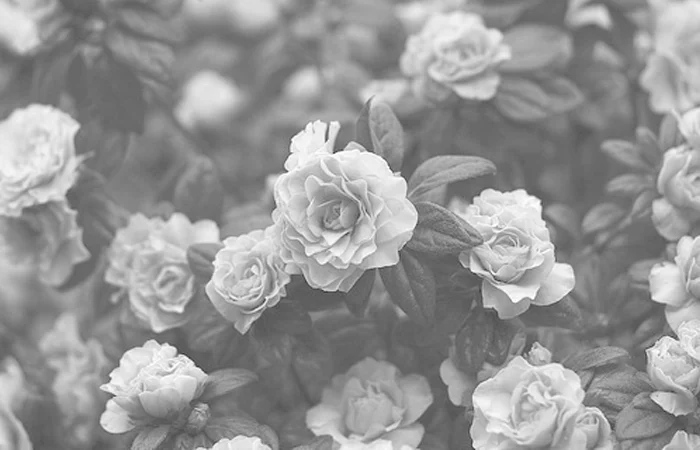
#> input picture Image_preprocessing/hist.png, 700 x 450 px
$ jupyter execute histogram_equalization.ipynb
#> lines starting #> are read from the running program, lines starting #| are printed output that depends on the picture; after the words box and inside, x2 and y2 are one past the last pixel; in counts of white or black regions, pixels touching at a corner belong together
[cell 1]
import cv2 as cv
import numpy as np
import matplotlib.pyplot as plt

[cell 2]
img = cv.imread("hist.png")
#> img is the input picture: shape (450, 700, 3); mean B, G, R 149.7, 149.7, 149.7
plt.imshow(img)
plt.axis("off")

[cell 3]
lab_image = cv.cvtColor(img, cv.COLOR_BGR2LAB)
#> lab_image: shape (450, 700, 3); mean of channels 0, 1, 2 157.3, 128, 128
plt.imshow(lab_image)

[cell 4]
l, a, b = cv.split(lab_image)
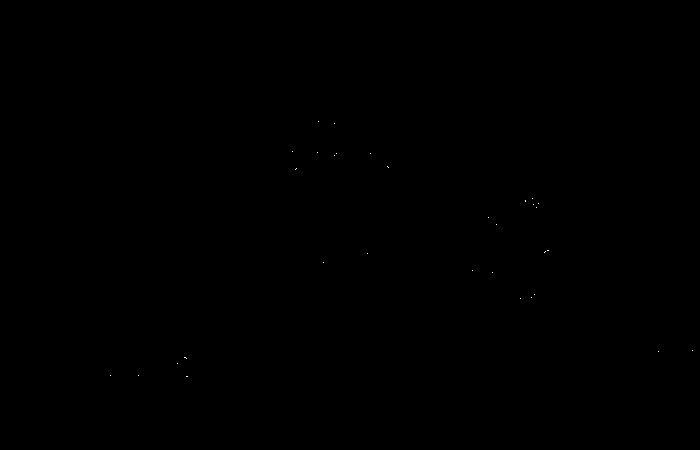
#> a: shape (450, 700); values 128 (black) and 129 (white), 0.01% white in thin lines or dots, all inside (x1, y1, x2, y2) = (110, 121, 693, 377)
#> b: shape (450, 700); values 127 (black) and 128 (white), 100% white; black in thin lines or dots, all inside (x1, y1, x2, y2) = (174, 194, 699, 437)
plt.imshow(l)

[cell 5]
n,bins,patches = plt.hist(l.flat, bins=255, range=(0, 255))
#> n = 255 values, max 6459 at index 112, min 0 at index 0, mean 1235.3; bins = 256 values from 0 to 255; patches = 255 items
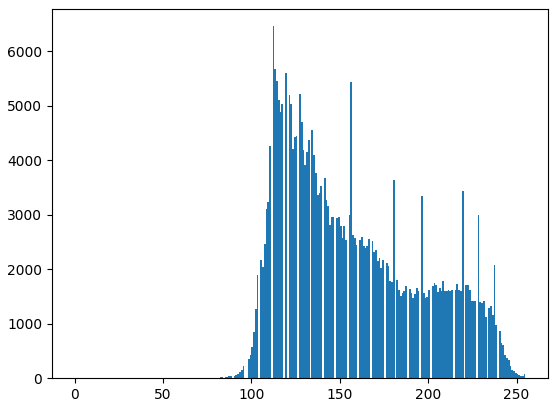
#> figure drawn by matplotlib, 1 panel; tallest bar 6459 high, from x = 112 to 113

[cell 6]
equ = cv.equalizeHist(l)
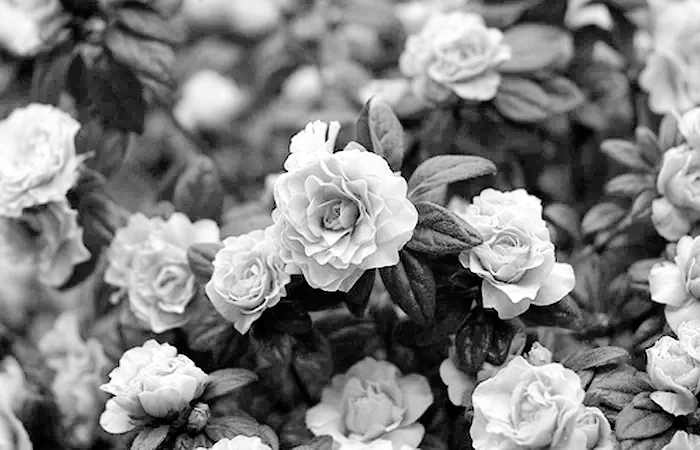
#> equ: shape (450, 700); min 0, max 255, mean 128.7
plt.imshow(equ, cmap="gray")

[cell 7]
plt.hist(equ.flat, bins=255, range=(0, 255))
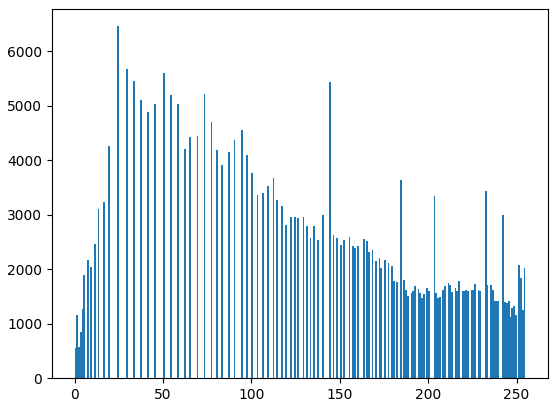
#> figure drawn by matplotlib, 1 panel; tallest bar 6459 high, from x = 24 to 25

[cell 8]
merged_img = cv.merge((equ, a, b))
#> merged_img: shape (450, 700, 3); mean of channels 0, 1, 2 128.7, 128, 128
equalized_image = cv.cvtColor(merged_img, cv.COLOR_LAB2BGR)

[cell 9]
plt.imshow(equalized_image)

[cell 10]
clahe_instance = cv.createCLAHE(clipLimit=5.0)
clahe_l = clahe_instance.apply(l)
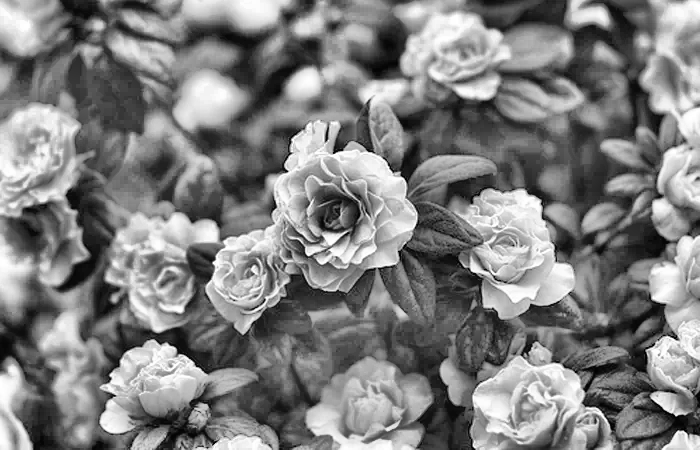
#> clahe_l: shape (450, 700); min 0, max 255, mean 127.6
clahe_img = cv.merge((clahe_l,a,b))
#> clahe_img: shape (450, 700, 3); mean of channels 0, 1, 2 127.6, 128, 128
clahe_img = cv.cvtColor(clahe_img, cv.COLOR_LAB2BGR)
